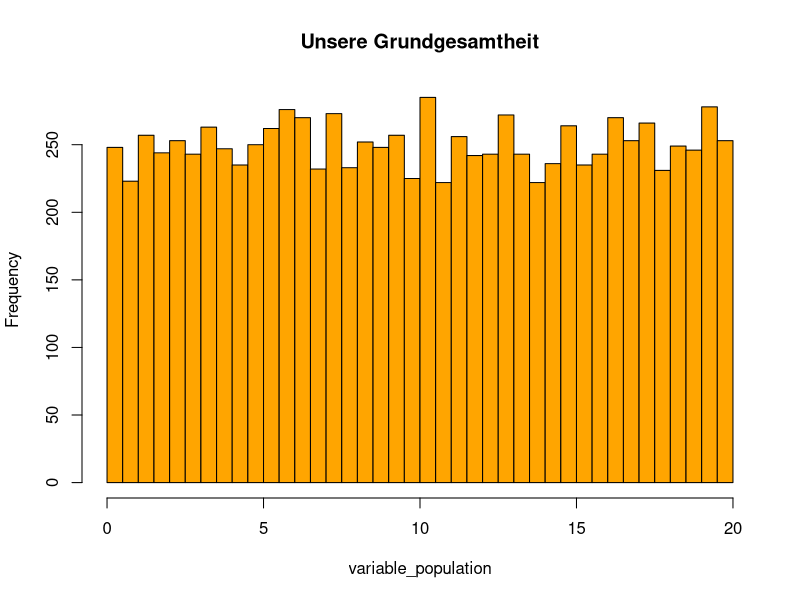
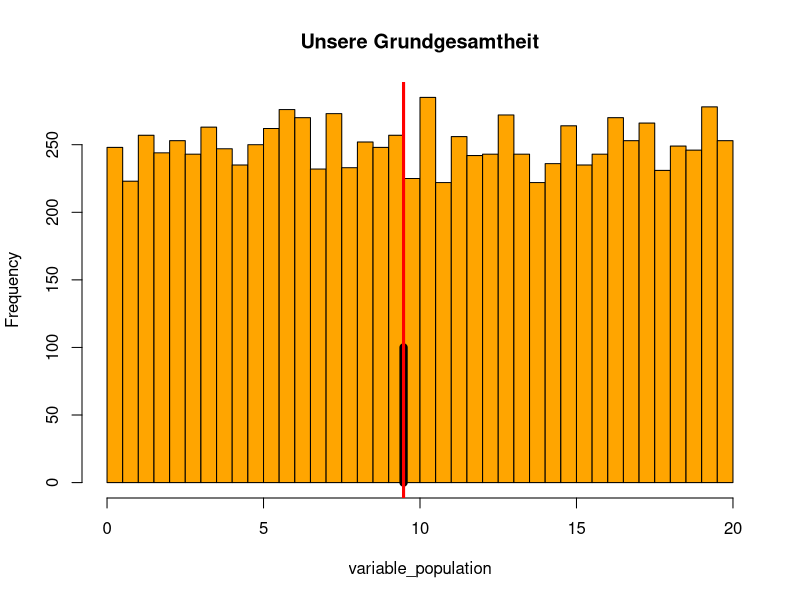
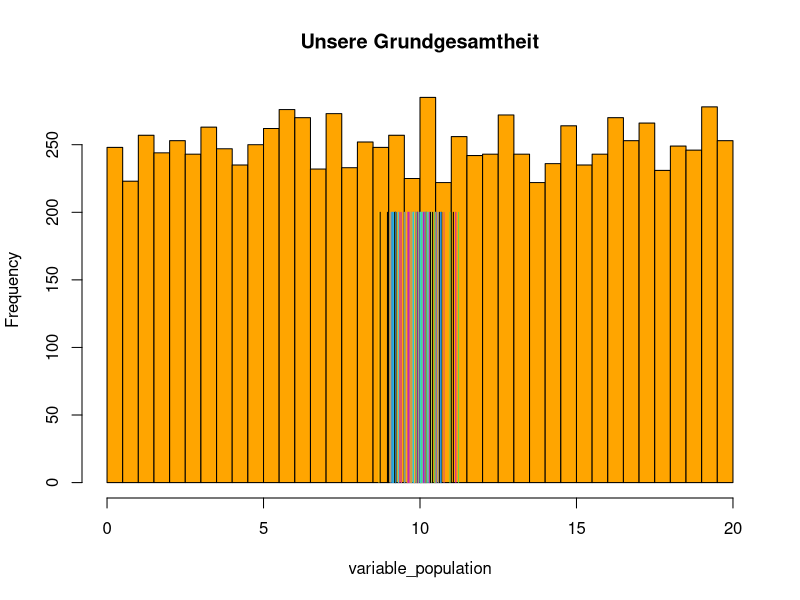
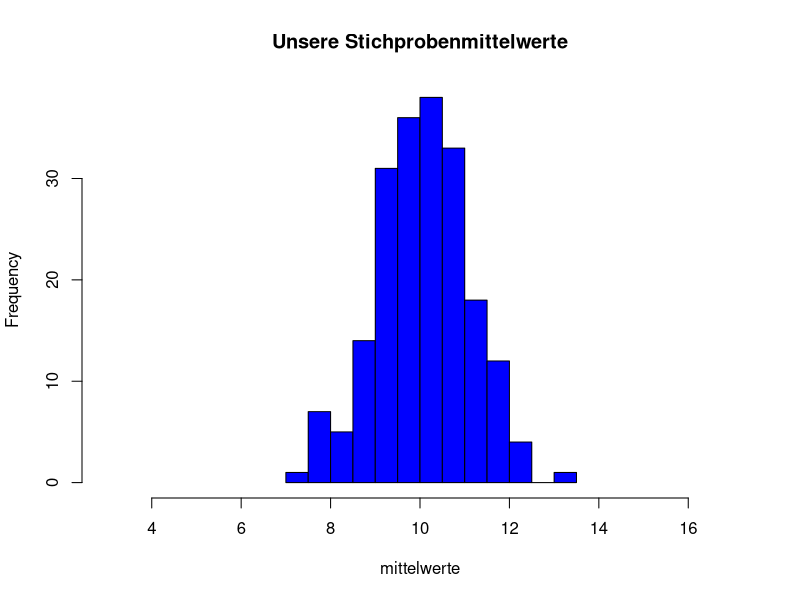
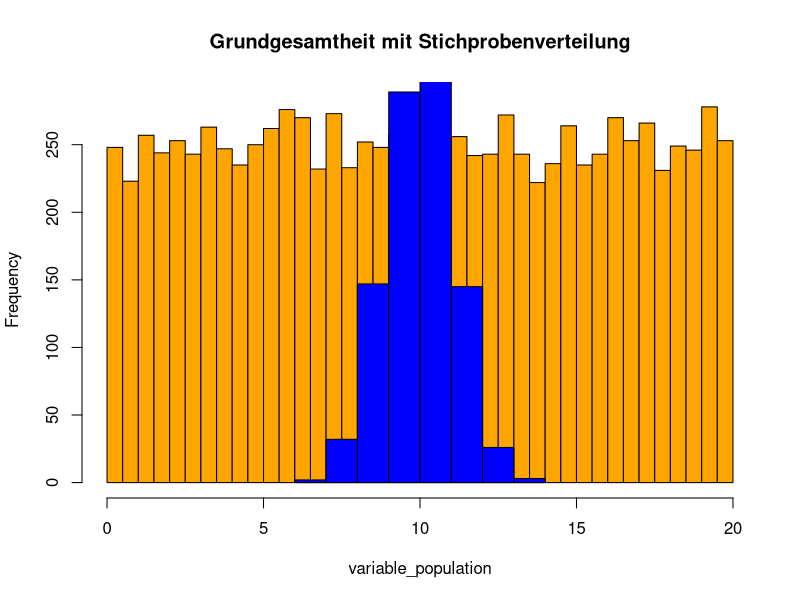
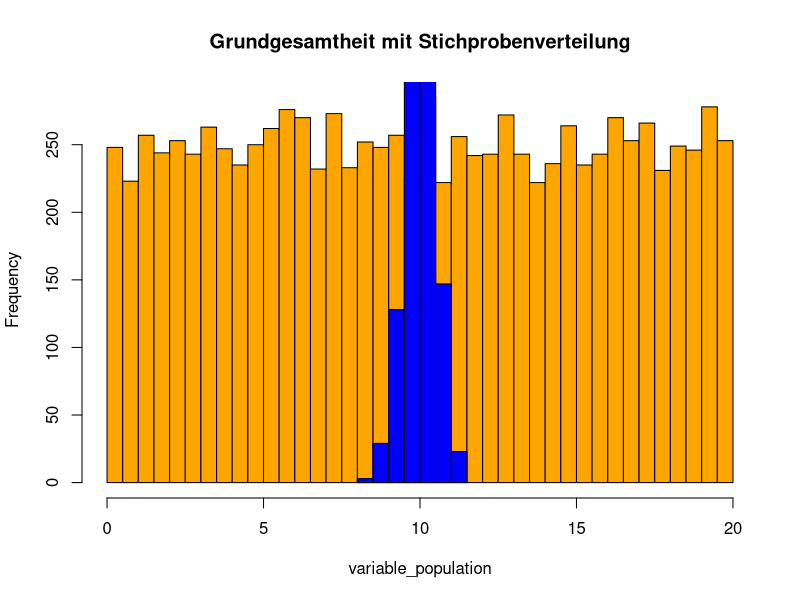

Here is the R script that generated these plots, in order:
## ---- chunk 1
variable_population <- runif(10000,
                             min = 0,
                             max = 20)
mean(variable_population)
sd(variable_population)
hist(variable_population,
     breaks = 30,
     col="orange",
     main="Unsere Grundgesamtheit",
     xlim = c(0,20)
     )
## ---- chunk 2
sample1 <- sample(variable_population, 100)
mean(sample1)
hist(variable_population,
     breaks = 30,
     col="orange",
     main="Unsere Grundgesamtheit",
     xlim = c(0,20)
     )
points(rep(mean(sample1), 2),
       c(0, 100),
       type = "l",
       col = "black",
       lwd = 8)

#Hier wird nun auch noch der Mittelwert der Grundgesamtheit eingefügt
#...aber mittels der Funktion 'abline()'
abline(v=mean(sample1), col = "red", lwd = 3)

## ---- chunk 3
hist(variable_population,
     breaks = 30,
     col = "orange",
     main="Unsere Grundgesamtheit",
     xlim = c(0,20)
     )

for (i in 1:100) {
sample1 <- sample(variable_population, 100)
points(rep(mean(sample1), 2),
       c(0, 200),
       type = "l",
       col = i,
       lwd = 1)
}
## ---- chunk 4
meine_samples <- function(x, n, trials) {
variable_sample <- sample(x, n)
for (i in 1:(trials - 1)){
variable_sample <- cbind(variable_sample, sample(x, n))
}
return(variable_sample)
}

stichproben_200 <- meine_samples(variable_population, 30, 200)
## ---- chunk 5
stichproben_200 <- meine_samples(variable_population, 30, 200)
mittelwerte <- apply(stichproben_200, 2, mean)
hist(mittelwerte,
     breaks = 10,
     col = "blue",
     main = "Unsere Stichprobenmittelwerte",
     xlim=c(3,17)
     )
## ---- chunk 6
hist(variable_population,
     breaks = 30,
     col = "orange",
     main = "Grundgesamtheit mit Stichprobenverteilung",
     xlim = c(0, 20),
     )

mittelwerte_samples <- apply(meine_samples(variable_population,
                                           30,
                                           1000),
                             2,
                             mean)

hist(mittelwerte_samples,
     breaks = 10,
     col = "blue",
     add = T)
## ---- chunk 7
mean(mittelwerte_samples)
mean(variable_population)
## ---- chunk 8
sd(variable_population)/sqrt(30)
## ---- chunk 9
sd(mittelwerte_samples)
## ---- chunk 10
hist(variable_population,
     breaks = 30,
     col = "orange",
     main = "Grundgesamtheit mit Stichprobenverteilung",
     xlim = c(0, 20),
     )

mittelwerte_samples <- apply(meine_samples(variable_population,
                                           120,
                                           1000),
                             2,
                             mean)

mittelwerte_samples <- mittelwerte_samples

hist(mittelwerte_samples,
     breaks = 10,
     col = "blue",
     add = T)

sd(mittelwerte_samples) 
#Der Standardfehler wurde halbiert, da die Stichprobengrösse vervierfacht wurde.
